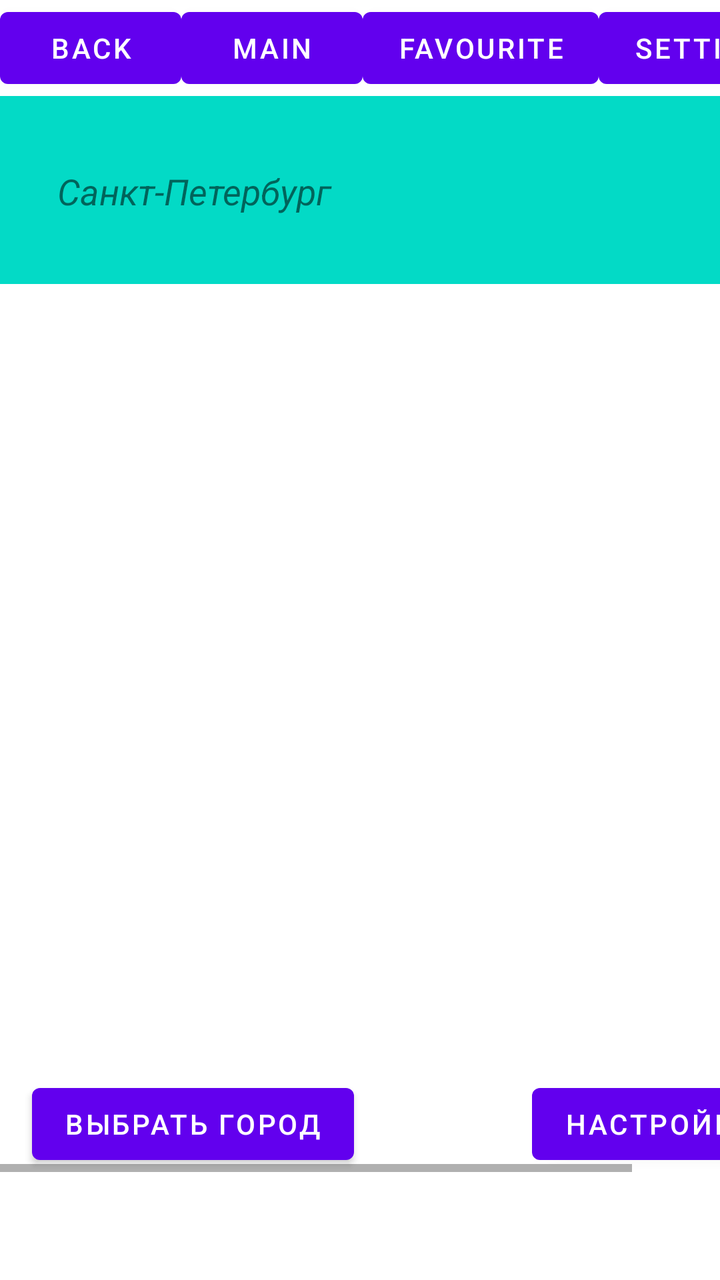
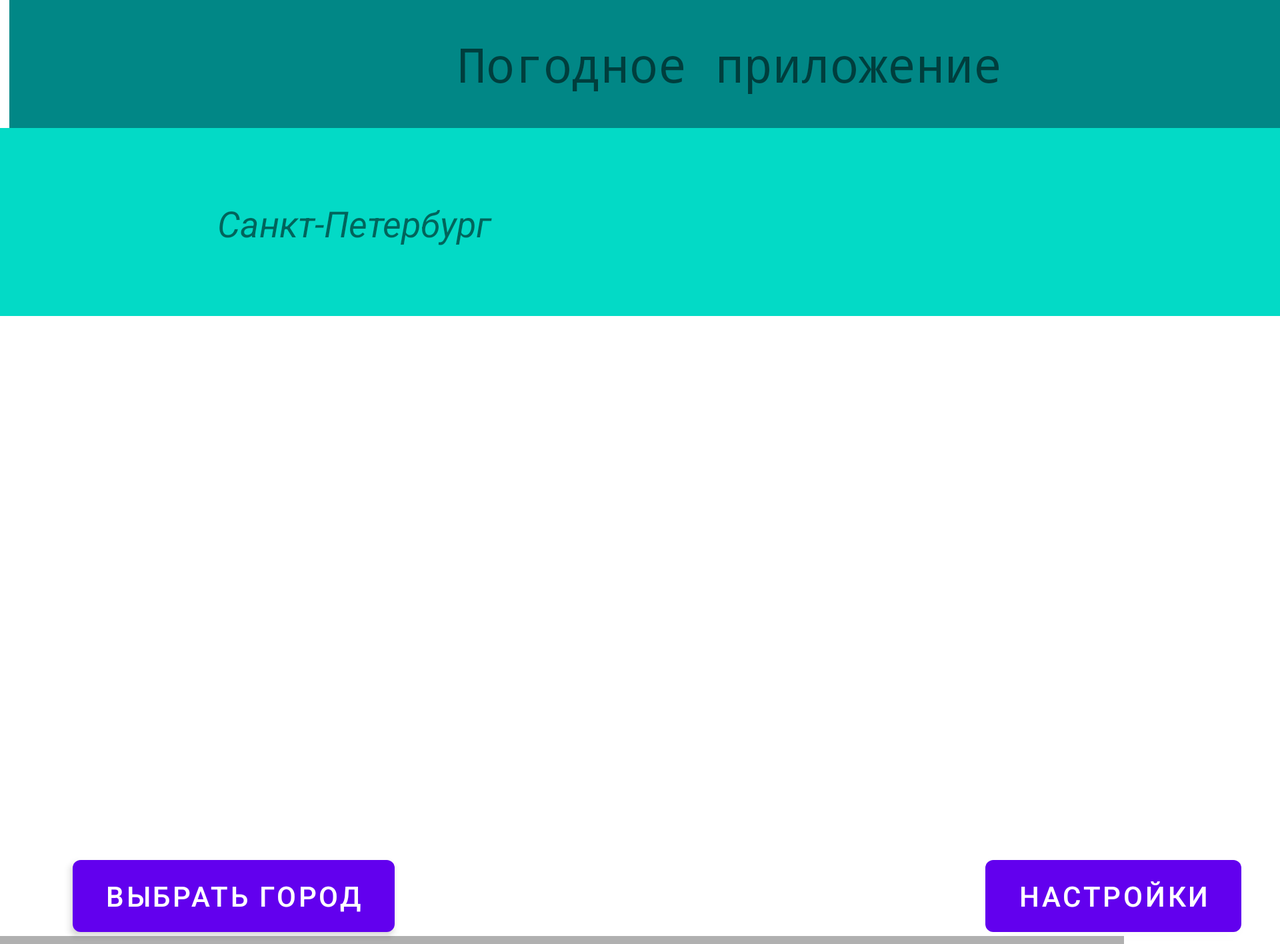

Compare how this app lays out the same screen by default and in its alternative resource folder. The renders come first, then the two layout files and the values they reference.
<!-- AndroidManifest.xml: application theme Theme.MyApplication -->
<!-- res/layout/content_main.xml -->
<?xml version="1.0" encoding="utf-8"?>
<ScrollView xmlns:android="http://schemas.android.com/apk/res/android"
    xmlns:app="http://schemas.android.com/apk/res-auto"
    xmlns:tools="http://schemas.android.com/tools"
    android:id="@+id/scroll"
    android:layout_width="match_parent"
    android:layout_height="match_parent">



    <HorizontalScrollView
        android:id="@+id/hscroll"
        android:layout_width="match_parent"
        android:layout_height="wrap_content">

        <androidx.constraintlayout.widget.ConstraintLayout
            android:layout_width="wrap_content"
            android:layout_height="match_parent"
            tools:context=".MainActivity">










            <androidx.recyclerview.widget.RecyclerView
                android:id="@+id/recyclerView"
                android:layout_width="409dp"
                android:layout_height="372dp"
                app:layout_constraintBottom_toBottomOf="parent"
                app:layout_constraintEnd_toEndOf="parent"
                app:layout_constraintHorizontal_bias="0.0"
                app:layout_constraintStart_toStartOf="parent"
                app:layout_constraintTop_toBottomOf="@+id/linearLayout"
                app:layout_constraintVertical_bias="0.0" />



            <LinearLayout
                android:id="@+id/linearLayout"
                android:layout_width="0dp"
                android:layout_height="94dp"
                android:orientation="horizontal"
                app:layout_constraintEnd_toEndOf="parent"
                app:layout_constraintStart_toStartOf="parent"
                app:layout_constraintTop_toBottomOf="@+id/menuLay">

                <TextView
                    android:id="@+id/textView7"
                    android:layout_width="wrap_content"
                    android:layout_height="95dp"
                    android:layout_weight="1"
                    android:background="@color/design_default_color_secondary"
                    android:gravity="center"
                    android:text="@string/saint_petersburg"
                    android:textSize="18sp"
                    android:textStyle="italic" />

                <ImageView
                    android:id="@+id/imageView2"
                    android:layout_width="159dp"
                    android:layout_height="94dp"
                    android:layout_weight="1"
                    android:background="@color/design_default_color_secondary"
                    android:contentDescription="@string/image_preview"
                    app:srcCompat="@drawable/sun" />

            </LinearLayout>

            <Button
                android:id="@+id/button4"
                android:layout_width="wrap_content"
                android:layout_height="wrap_content"
                android:layout_marginTop="24dp"
                android:text="@string/Выбрать_город"
                app:layout_constraintEnd_toEndOf="parent"
                app:layout_constraintHorizontal_bias="0.064"
                app:layout_constraintStart_toStartOf="parent"
                app:layout_constraintTop_toBottomOf="@+id/recyclerView" />

            <Button
                android:id="@+id/button"
                android:layout_width="wrap_content"
                android:layout_height="wrap_content"
                android:layout_marginTop="24dp"
                android:text="@string/Настройки"
                app:layout_constraintEnd_toEndOf="parent"
                app:layout_constraintHorizontal_bias="0.943"
                app:layout_constraintStart_toStartOf="parent"
                app:layout_constraintTop_toBottomOf="@+id/recyclerView" />

            <LinearLayout
                android:id="@+id/menuLay"
                android:layout_width="410dp"
                android:layout_height="wrap_content"
                android:orientation="horizontal"
                app:layout_constraintEnd_toStartOf="@+id/textView5"
                app:layout_constraintStart_toStartOf="parent"
                app:layout_constraintTop_toTopOf="parent">

                <Button
                    android:id="@+id/buttonBack"
                    android:layout_width="wrap_content"
                    android:layout_height="wrap_content"
                    android:layout_weight="1"
                    android:text="@string/back" />

                <Button
                    android:id="@+id/buttonMain"
                    android:layout_width="wrap_content"
                    android:layout_height="wrap_content"
                    android:layout_weight="1"
                    android:text="@string/main" />

                <Button
                    android:id="@+id/buttonFavorite"
                    android:layout_width="wrap_content"
                    android:layout_height="wrap_content"
                    android:layout_weight="1"
                    android:text="@string/favorite" />

                <Button
                    android:id="@+id/buttonSettings"
                    android:layout_width="wrap_content"
                    android:layout_height="wrap_content"
                    android:layout_weight="1"
                    android:text="@string/settings" />

            </LinearLayout>
            <FrameLayout
                android:id="@+id/fragment_container"
                android:layout_width="match_parent"
                android:layout_height="match_parent"></FrameLayout>


        </androidx.constraintlayout.widget.ConstraintLayout>
    </HorizontalScrollView>
</ScrollView>
<!-- resources referenced by this layout -->
<resources>
  <string name="back">back</string>
  <string name="favorite">favourite</string>
  <string name="image_preview">Image_Preview</string>
  <string name="main">main</string>
  <string name="saint_petersburg">Санкт-Петербург</string>
  <string name="settings">settings</string>
  <style name="Theme.MyApplication" parent="Theme.MaterialComponents.DayNight.DarkActionBar">
          
          <item name="colorPrimary">@color/purple_500</item>
          <item name="colorPrimaryVariant">@color/purple_700</item>
          <item name="colorOnPrimary">@color/white</item>
          
          <item name="colorSecondary">@color/teal_200</item>
          <item name="colorSecondaryVariant">@color/teal_700</item>
          <item name="colorOnSecondary">@color/black</item>
          
          <item name="android:statusBarColor" tools:targetApi="l">?attr/colorPrimaryVariant</item>
          
  
      </style>
</resources>
<!-- res/layout-land/content_main.xml (the repository's variant of the layout above) -->
<!-- drawn on the phone turned sideways -->
<?xml version="1.0" encoding="utf-8"?>
<ScrollView xmlns:android="http://schemas.android.com/apk/res/android"
    xmlns:app="http://schemas.android.com/apk/res-auto"
    xmlns:tools="http://schemas.android.com/tools"
    android:id="@+id/scroll"
    android:layout_width="match_parent"
    android:layout_height="match_parent">

    <HorizontalScrollView
        android:id="@+id/hscroll"
        android:layout_width="match_parent"
        android:layout_height="wrap_content">

        <androidx.constraintlayout.widget.ConstraintLayout
            android:layout_width="match_parent"
            android:layout_height="match_parent"
            tools:context=".MainActivity">


            <androidx.recyclerview.widget.RecyclerView
                android:id="@+id/recyclerView"
                android:layout_width="729dp"
                android:layout_height="242dp"
                app:layout_constraintBottom_toBottomOf="parent"
                app:layout_constraintEnd_toEndOf="parent"
                app:layout_constraintHorizontal_bias="1.0"
                app:layout_constraintStart_toStartOf="parent"
                app:layout_constraintTop_toBottomOf="@+id/linearLayout"
                app:layout_constraintVertical_bias="0.0" />

            <TextView
                android:id="@+id/textView5"
                android:layout_width="720dp"
                android:layout_height="64dp"
                android:background="@color/teal_700"
                android:fontFamily="monospace"
                android:gravity="center"
                android:text="@string/weather_forecast"
                android:textSize="24sp"
                app:layout_constraintEnd_toEndOf="parent"
                app:layout_constraintStart_toStartOf="parent"
                app:layout_constraintTop_toTopOf="parent" />

            <LinearLayout
                android:id="@+id/linearLayout"
                android:layout_width="0dp"
                android:layout_height="94dp"
                android:orientation="horizontal"
                app:layout_constraintEnd_toEndOf="parent"
                app:layout_constraintStart_toStartOf="parent"
                app:layout_constraintTop_toBottomOf="@+id/textView5">

                <TextView
                    android:id="@+id/textView7"
                    android:layout_width="wrap_content"
                    android:layout_height="95dp"
                    android:layout_weight="1"
                    android:background="@color/design_default_color_secondary"
                    android:gravity="center"
                    android:text="@string/saint_petersburg"
                    android:textSize="18sp"
                    android:textStyle="italic" />

                <ImageView
                    android:id="@+id/imageView2"
                    android:layout_width="159dp"
                    android:layout_height="94dp"
                    android:layout_weight="1"
                    android:background="@color/design_default_color_secondary"
                    android:contentDescription="@string/image_preview"
                    app:srcCompat="@drawable/sun" />

            </LinearLayout>

            <Button
                android:id="@+id/button4"
                android:layout_width="wrap_content"
                android:layout_height="wrap_content"
                android:layout_marginTop="24dp"
                android:text="@string/Выбрать_город"
                app:layout_constraintEnd_toEndOf="parent"
                app:layout_constraintHorizontal_bias="0.064"
                app:layout_constraintStart_toStartOf="parent"
                app:layout_constraintTop_toBottomOf="@+id/recyclerView" />

            <Button
                android:id="@+id/button"
                android:layout_width="wrap_content"
                android:layout_height="wrap_content"
                android:layout_marginTop="24dp"
                android:text="@string/Настройки"
                app:layout_constraintEnd_toEndOf="parent"
                app:layout_constraintHorizontal_bias="0.82"
                app:layout_constraintStart_toStartOf="parent"
                app:layout_constraintTop_toBottomOf="@+id/recyclerView" />

        </androidx.constraintlayout.widget.ConstraintLayout>
    </HorizontalScrollView>
</ScrollView>
<!-- resources referenced by the variant -->
<!-- as the phone turned sideways resolves them -->
<resources>
  <string name="image_preview">Image_Preview</string>
  <string name="saint_petersburg">Санкт-Петербург</string>
  <string name="weather_forecast">Погодное приложение</string>
  <style name="Theme.MyApplication" parent="Theme.MaterialComponents.DayNight.DarkActionBar">
          
          <item name="colorPrimary">@color/purple_500</item>
          <item name="colorPrimaryVariant">@color/purple_700</item>
          <item name="colorOnPrimary">@color/white</item>
          
          <item name="colorSecondary">@color/teal_200</item>
          <item name="colorSecondaryVariant">@color/teal_700</item>
          <item name="colorOnSecondary">@color/black</item>
          
          <item name="android:statusBarColor" tools:targetApi="l">?attr/colorPrimaryVariant</item>
          
  
      </style>
</resources>
